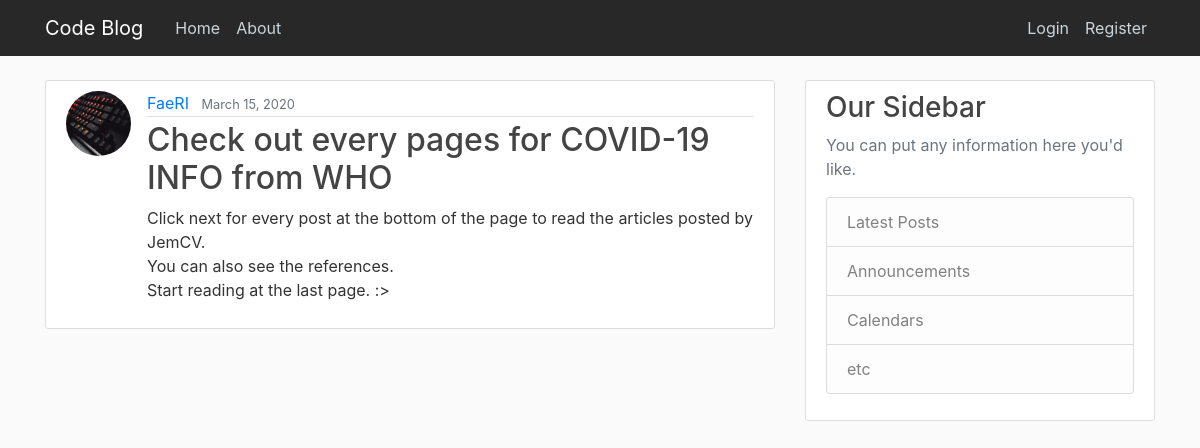
The page /post/39/ on the database its author committed.
### blog/models.py (models this page shows, shortened)
class Post(models.Model):
	title = models.CharField(max_length=100)
	content = models.TextField()
	date_posted = models.DateTimeField(default=timezone.now)       #(auto_now_add=True)
	author = models.ForeignKey(User, on_delete=models.CASCADE)

### users/models.py (models this page shows, shortened)
class Profile(models.Model):
	user = models.OneToOneField(User, on_delete=models.CASCADE)
	image = models.ImageField(default='default.jpg', upload_to='profile_pics')

### blog/views.py (the view)
# urls.py: path('post/<int:pk>/', PostDetailView.as_view(), name='post-detail'),
class PostDetailView(DetailView):
	model = Post

### blog/templates/blog/post_detail.html (shortened to what this page needs)
{% extends "blog/base.html" %}
{% block content %}
	<article class="media content-section">
		<img class= "rounded-circle article-img"src ="{{ object.author.profile.image.url }}">
		  <div class="media-body">
		    <div class="article-metadata">
		      <a class="mr-2" href="{% url 'user-posts' object.author.username %}">{{ object.author }}</a>
		      <small class="text-muted">{{ object.date_posted|date:"F d, Y" }}</small>
		    </div>
		    <h2 class="article-title">{{ object.title }}</h2>
		    <p class="article-content">{{ object.content }}</p>
		 </div>
	</article>
{% endblock content %}

### blog/static/blog/main.css (style rules this page uses)
body { background: #fafafa; color: #333333; margin-top: 5rem; }
h1, h2, h3, h4, h5, h6 { color: #444444; }
.content-section { background: #ffffff; padding: 10px 20px; border: 1px solid #dddddd; border-radius: 3px; margin-bottom: 20px; }
.article-title { color: #444444; }
.article-content { white-space: pre-line; }
.article-img { height: 65px; width: 65px; margin-right: 16px; }
.article-metadata { padding-bottom: 1px; margin-bottom: 4px; border-bottom: 1px solid #e3e3e3 }

### rows shown on the page
Post: author.profile.image (picture), author "FaeRI", date_posted "March 15, 2020", title "Check out every pages for COVID-19 INFO from WHO", content "Click next for every post at the bottom of the page to read the articles posted by JemCV. You can also see the references. Start reading at the last page. :>"
